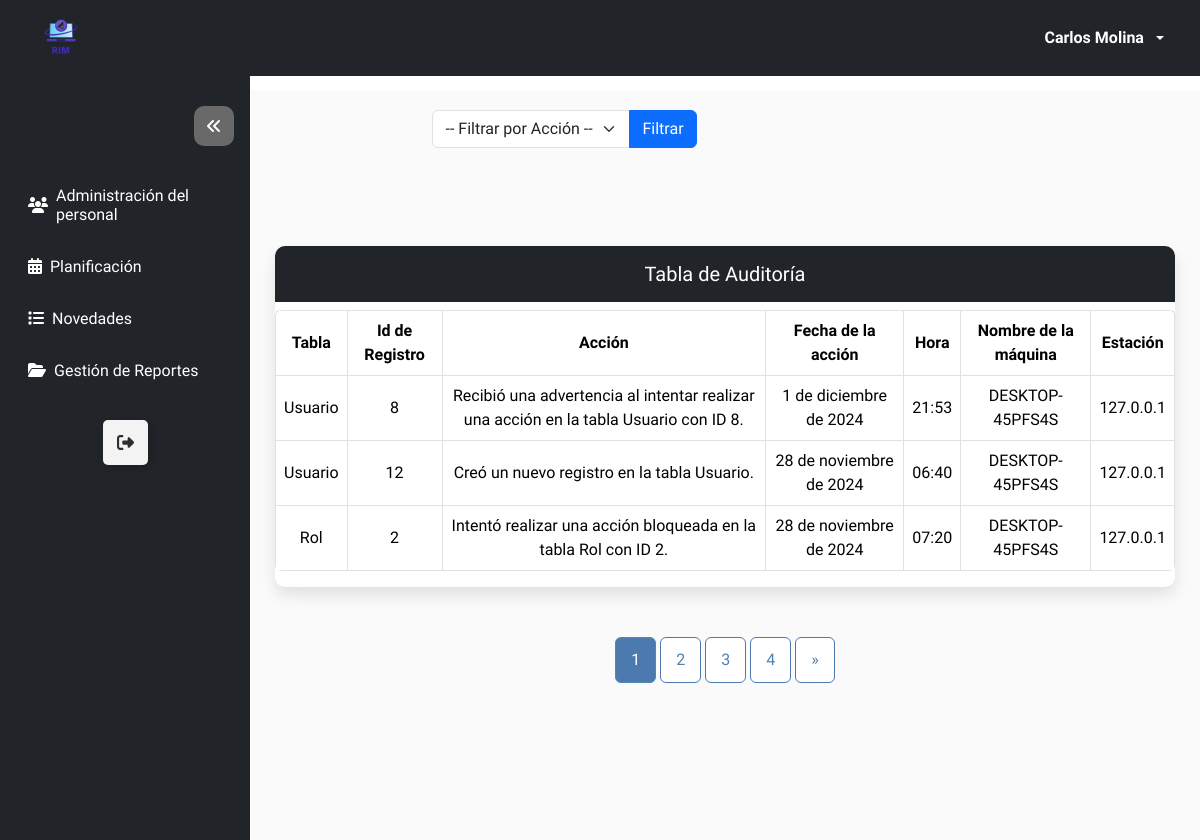
The page /auditoria/listar_auditoria/ (signed in) on the database as committed earlier.
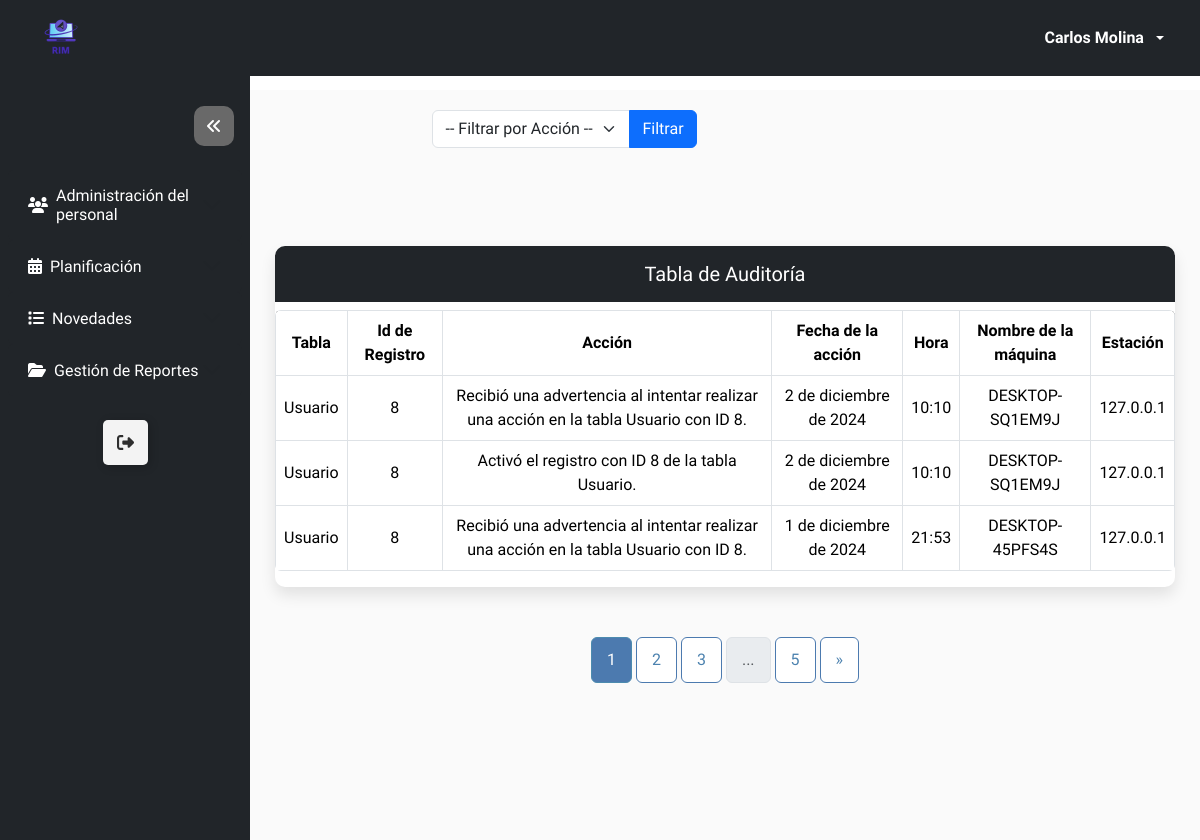
The same page on the database as committed later.
### Modulos/Auditoria/models.py (models this page shows, shortened)
class AuditoriaUser(models.Model):
    class AccionChoices(models.TextChoices):
        MODIFICAR = 'M', 'Modificar'
        CREAR = 'C', 'Crear'
        ELIMINAR = 'E', 'Eliminar'
        INACTIVAR = 'I', 'Inactivar'
        ACTIVAR = 'A', 'Activar'
        BLOQUEO = 'B', 'Bloqueo'
        ADVERTENCIA = 'ADV', 'Advertencia'
    usuario = models.ForeignKey(
        Usuario,
        on_delete=models.PROTECT,
        verbose_name='Usuario'
    )
    accion = models.CharField(
        max_length=3,
        choices=AccionChoices.choices,
        verbose_name='Acción'
    )
    tabla = models.CharField(max_length=100, verbose_name='Tabla')
    registro_id = models.IntegerField(verbose_name='ID de Registro')
    descripcion = models.TextField(verbose_name='Descripción de la Acción', null=True, blank=True)
    fecha = models.DateField(auto_now_add=True, verbose_name='Fecha y Hora')
    hora = models.TimeField(auto_now_add=True, verbose_name='Hora')
    nombre_maquina = models.CharField(max_length=100, verbose_name='Nombre de la Máquina', null=True, blank=True)
    estacion = models.CharField(max_length=100, verbose_name='Estación', null=True, blank=True)
    class Meta:
        verbose_name = 'Auditoría de Usuario'
        verbose_name_plural = 'Auditorías de Usuarios'
        ordering = ('-fecha',)

### Modulos/Auditoria/views.py (the view)
# urls.py: path('listar_auditoria/', Auditoria_View.as_view(), name = 'listar_auditoria')
class Auditoria_View(LoginRequiredMixin, RoleRequiredMixin, ListView):
    template_name = 'listar_auditoria.html'
    context_object_name = 'auditoria'
    model = AuditoriaUser
    required_role = 'Coordinador'
    paginate_by = 3
    def get_queryset(self):
        query = self.request.GET.get('query')
        queryset = super().get_queryset()
        if query:  # Si se selecciona un filtro, aplicarlo
            queryset = queryset.filter(accion=query)
        return queryset
    def get_context_data(self, **kwargs):
        context = super().get_context_data(**kwargs)
        context['dir_search'] = self.request.path
        context['query'] = self.request.GET.get('query', '')
        context['title_table'] = 'Tabla de Auditoría'
        context['acciones'] = AuditoriaUser.AccionChoices.choices  # Lista de acciones disponibles
        return context

### Modulos/Login/mixin.py (called while the page is built)
    def dispatch(self, request, *args, **kwargs):
        if not request.user.rol or request.user.rol.name != self.required_role:
            return redirect(reverse('login:acceso_restringido'))
        return super().dispatch(request, *args, **kwargs)

### Modulos/Login/utils.py (called while the page is built)
def configuracion_completa():
    rol = Rol.objects.filter(name='Coordinador', estado=True).exists()
    usuario_coordinador = Usuario.objects.filter(rol__name='Coordinador', estado=True).exists()
    return rol and usuario_coordinador

### Modulos/Auditoria/templates/listar_auditoria.html (shortened to what this page needs)
{% extends 'modulos.html' %}
{% load static %}
{% block search %}
<form method="GET" action="{{ dir_search }}" class="mb-3">
    <div class="input-group">
        <select name="query" class="form-select">
            <option value="">-- Filtrar por Acción --</option>
        </select>
        <button type="submit" class="btn btn-primary">Filtrar</button>
    </div>
</form>
{% endblock %}
{% block thead %}
<th> Tabla </th>
<th> Id de Registro </th>
<th> Acción </th>
<th> Fecha de la acción </th>
<th> Hora </th>
<th> Nombre de la máquina </th>
<th> Estación </th>
{% endblock %}
{% block tbody %}
{% for i in auditoria %}
<tr>
    <td> {{ i.tabla }} </td>
    <td> {{ i.registro_id }} </td>
    <td> {{ i.descripcion }} </td>
    <td> {{ i.fecha }} </td>
    <td> {{ i.hora }} </td>
    <td> {{ i.nombre_maquina }} </td>
    <td> {{ i.estacion }} </td>
</tr>
{% endfor %}
{% endblock %}

Rows that differ between the two databases and show on the page:
no longer on this page (row unchanged): AuditoriaUser: tabla "Usuario", registro_id "12", descripcion "Creó un nuevo registro en la tabla Usuario.", fecha "28 de noviembre de 2024", hora "06:40", nombre_maquina "DESKTOP-45PFS4S", estacion "127.0.0.1"
no longer on this page (row unchanged): AuditoriaUser: tabla "Rol", registro_id "2", descripcion "Intentó realizar una acción bloqueada en la tabla Rol con ID 2.", fecha "28 de noviembre de 2024", hora "07:20", nombre_maquina "DESKTOP-45PFS4S", estacion "127.0.0.1"
added AuditoriaUser: tabla "Usuario", registro_id "8", descripcion "Recibió una advertencia al intentar realizar una acción en la tabla Usuario con ID 8.", fecha "2 de diciembre de 2024", hora "10:10", nombre_maquina "DESKTOP-SQ1EM9J", estacion "127.0.0.1"
added AuditoriaUser: tabla "Usuario", registro_id "8", descripcion "Activó el registro con ID 8 de la tabla Usuario.", fecha "2 de diciembre de 2024", hora "10:10", nombre_maquina "DESKTOP-SQ1EM9J", estacion "127.0.0.1"
Other text that changed with them:
new list line: "5"
list line gone: "4"
